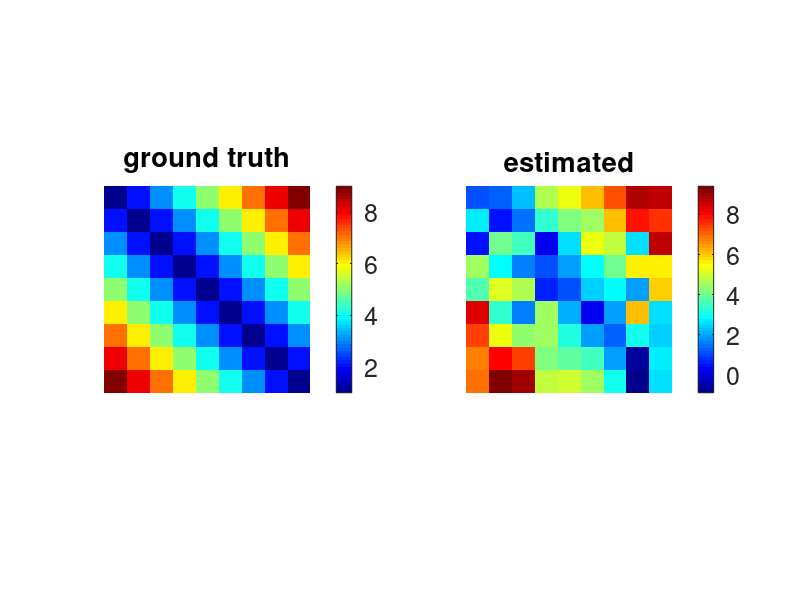

Write MATLAB code to recreate this figure.
set(0, 'DefaultAxesFontSize', 18);
set(0, 'DefaultFigureColor', 'w');
addpath(genpath('utils'))
clear
close all
A = toeplitz(1:9);

rng(0)
X = rand(9);
noise = 1e-1*randn(9);
B = A * X + noise;
SNR = 1/numel(A) * sum(abs(B(:)).^2) / sum(abs(noise(:)).^2);

A_sol = B*X'/(X*X');

figure(1)
subplot(1,2,1)
imagesc(A)
axis image off
colorbar
title('ground truth')

subplot(1,2,2)
imagesc(A_sol)
axis image off, colormap jet
colorbar
title('estimated')